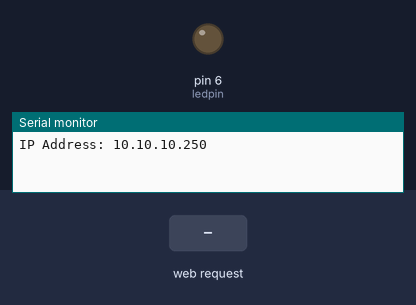
Simulated run of this sketch. Board: Arduino Uno, built with avr-gcc and run on an emulated ATmega328P. On the bench: output pins drawn as LEDs (lit = HIGH), the last lines printed to the serial monitor. Inputs (shaded band) come from the test bench. WiFi joins after 1.5 s; servers stay silent unless stated.

Above: at 1.2 s.
1.3 s: HTTP request GET /lights/pipelight/on received
At 2.5 s:
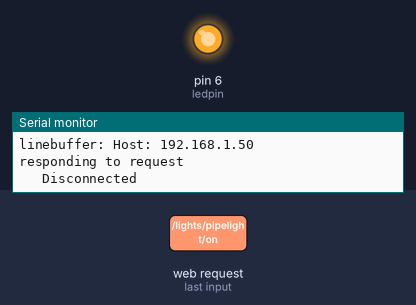
2.8 s: HTTP request GET /lights/pipelight/off received
At 3.9 s:
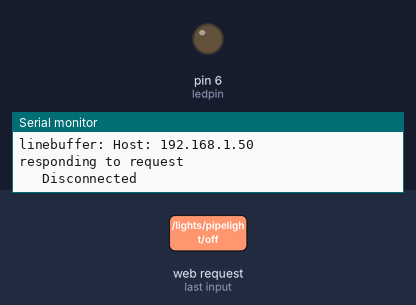
Timing chart, 0 to 5.8 s (numbered marks = the images above; inputs shaded):
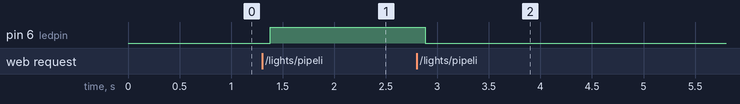

Measured:
- after the input at 1.3 s, pin 6 (ledpin): LOW → HIGH after 0.08 s
- after the input at 2.8 s, pin 6 (ledpin): HIGH → LOW after 0.08 s

The sketch:

uip_restserver.ino
```cpp
#include <UIPEthernet.h> // Used for Ethernet
#include <ArduinoJson.h> //JSON parsing post data

/*
 * REST endpoints:
 *
 * GET /lights/pipelight
 *  returns either "ON" or "OFF" depending on the state of the ledpin
 * GET /lights/pipelight/on
 *  sets the led light to on
 * GET /lights/pipelight/off
 *  sets the led light to off
 * GET /lights/pipelight/brightness/<brightness>
 *  sets the brightness to the value in <brightness> (between 0 and 100, in percent)
 * GET /lights/pipelight/brightness
 *  returns the brightness of the light in percent
 * POST /lights/pipelight
 *  POST a JSON body with new parameters for the light brightness and state
 */

// **** ETHERNET SETTING ****
byte mac[] = { 0x54, 0x34, 0x41, 0x30, 0x30, 0x31 };
IPAddress ip(10,10,10,250);
EthernetServer server(80);

int pinsetting = HIGH;
int ledpin = 6; //CAN'T USE PIN 13 (builtin LED) - used by ENC28J60 board
int ledbrightness = 100;

void setup() {
//  pinMode(ledpin, OUTPUT);

  Serial.begin(9600);

  // start the Ethernet connection and the server:
  Ethernet.begin(mac, ip);
  server.begin();

  Serial.print("IP Address: ");
  Serial.println(Ethernet.localIP());

  digitalWrite(ledpin, HIGH);
}

char linebuffer[60] = "";
char body[50];
enum flag {
  none = 0,
  getlight = 1, //returns ON or OFF
  postlight = 2, //body is JSON formatted, sets light state and brightness
  getlighton = 3, //returns ON, sets light to on
  getlightoff = 4, //returns OFF, sets light to off
  getlightbrightness = 5, //returns led brightness as a integer between 0 and 100 (percent)
  getlightbright = 6 //returns the set brightness, sets light to that brightness
} flags = none;
int contentlen = 0;
boolean currentLineIsBlank = true;
char c;

void loop() {
  // listen for incoming clients
  EthernetClient client = server.available();
  if (client)
  {
    Serial.println("-> New Connection");
    linebuffer[0] = '\0';
    // an http request ends with a blank line
    currentLineIsBlank = true;
    flags = none;

    while (client.connected()) {
      if (client.available()) {
        c = client.read();

        if (c != '\r' && c != '\n') {
          // you've gotten a character on the current line
          currentLineIsBlank = false;
          stringappendchar(linebuffer, c);
        }

        if(c == '\n' && !currentLineIsBlank) {
          //linebuffer is a whole HTTP header line
          /*
           * lines that we want to catch:
           * GET/POST and route
           * Content-Length
           */
           Serial.print("linebuffer: ");
           Serial.println(linebuffer);
          if(strstr(linebuffer, "GET /lights/pipelight")) {
            flags = getlight;
            Serial.println("rx GET");
          }
//          if(strstr(linebuffer, "POST /lights/pipelight")) {
//            flags = postlight;
//            Serial.println("rx POST");
//          }
          if(strstr(linebuffer, "GET /lights/pipelight/on")) {
            flags = getlighton;
            Serial.println("rx GET/on");
          }
          if(strstr(linebuffer, "GET /lights/pipelight/off")) {
            flags = getlightoff;
            Serial.println("rx GET/off");
          }
          if(strstr(linebuffer, "GET /lights/pipelight/brightness")) {
            flags = getlightbrightness;
            Serial.println("rx GET/brightness");
          }
          if(strstr(linebuffer, "GET /lights/pipelight/brightness/")) {
            flags = getlightbright;
            Serial.print("rx GET/brightness/");
            ledbrightness = atoi(linebuffer + 33);
            Serial.println(ledbrightness);
          }
//          if(strstr(linebuffer, "Content-Length: ")) {
//            //Content-Length : is 16 bytes long, integer will start at byte index 16 and end at strlen - 2 inclusive
//            //start reading content length
//            Serial.print("rx CONTENT-LENGTH: ");
//            contentlen = atoi(linebuffer + 16);
//            Serial.println(contentlen);
//          }
          linebuffer[0] = '\0';
        }

        if (c == '\n' && currentLineIsBlank) {
          //end of HTTP headers
          Serial.println("responding to request");
          switch(flags) {
            case getlight:
              if(pinsetting == HIGH)
                print200OK(client, "1");
              else if(pinsetting == LOW)
                print200OK(client, "0");
              break;
//            case postlight:
//              //read the body
//              Serial.print("body:(");
//              Serial.print(contentlen);
//              Serial.println("):");
//              body[0] = '\0';
//              while(contentlen) {
//                c = client.read();
//                stringappendchar(body, c);
//                contentlen--;
//              }
//              Serial.println(body);
//
//              //parse json data
//              parsejson(body);
//
//              client.println("<html><title>Rx POST</title><body><h3>Hello World!</h3></body>");
//              break;
            case getlighton:
              print200OK(client, "<html><title>Rx GET/on</title><body><h3>Rx GET/on</h3></body>");
//              client.println("<html><title>Rx GET/on</title><body><h3>Rx GET/on</h3></body>");
              analogWrite(ledpin, map(ledbrightness, 0, 100, 0, 255));
              pinsetting = HIGH;
              break;
            case getlightoff:
              print200OK(client, "<html><title>Rx GET/off</title><body><h3>Rx GET/off</h3></body>");
//              client.println("<html><title>Rx GET/off</title><body><h3>Rx GET/off</h3></body>");
              analogWrite(ledpin, 0);
              pinsetting = LOW;
              break;
            case getlightbrightness:
              print200OKint(client, ledbrightness);
//              client.println(ledbrightness);
              break;
            case getlightbright:
              print200OKint(client, ledbrightness);
//              client.println(ledbrightness);
              analogWrite(ledpin, map(ledbrightness, 0, 100, 0, 255));
              break;
            case none:
              print200OK(client, "<html><title>Hello World!!</title><body><h3>none</h3></body>");
//              client.println("<html><title>Hello World!!</title><body><h3>Hello World!</h3></body>");
              break;
            default:
              print200OK(client, "<html><title>Hello World!!</title><body><h3>Hello World!</h3></body>");
//              client.println("<html><title>Hello World!!</title><body><h3>Hello World!</h3></body>");
          }
          break;
        }
        if (c == '\n') {
          // you're starting a new line
          currentLineIsBlank = true;
          linebuffer[0] = '\0';
        }


      }
    }

    // give the web browser time to receive the data
    delay(10);

    // close the connection:
    client.stop();
    Serial.println("   Disconnected\n");
  }
}

//void parsejson(char *json) {
//  Serial.println("JSON string:");
//  Serial.println(json);
//  StaticJsonBuffer<50> jsonBuffer;
//  JsonObject& root = jsonBuffer.parseObject(json);
//  if (!root.success()) {
//    Serial.println("parseObject() failed");
//    return;
//  }
//  bool active = root["active"];
////  Serial.println(active);
//  int intensity = root["intensity"];
////  Serial.println(intensity);
//  if(active) {
//    digitalWrite(ledpin, HIGH);
//  } else {
//    digitalWrite(ledpin, LOW);
//  }
//}

/*
 * appends char to a string
 * assumes string is already null terminated
 */
void stringappendchar(char *string, char c) {
  int i;
  i = strlen(string); //pre append
//  Serial.print("stringlen :");
//  Serial.println(i);
  string[i+1] = '\0';
  string[i] = c;
}

void print200OK(EthernetClient client, char *toprint) {
  client.println("HTTP/1.1 200 OK");
  client.println("Content-Type: text/html");
  client.println("Connnection: close");
  client.println();
  client.println(toprint);
}

void print200OKint(EthernetClient client, int toprint) {
  client.println("HTTP/1.1 200 OK");
  client.println("Content-Type: text/html");
  client.println("Connnection: close");
  client.println();
  client.println(toprint);
}
```
